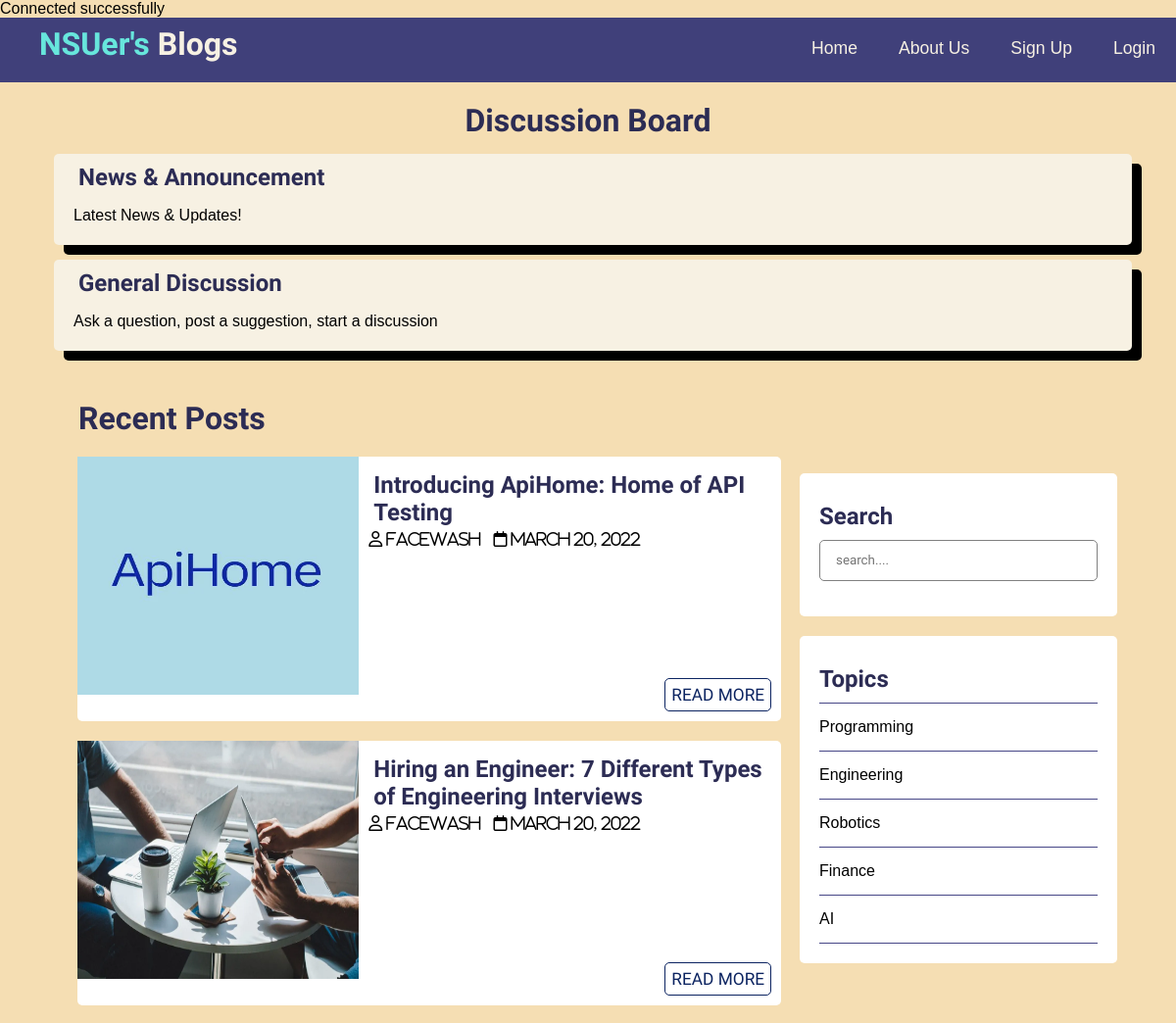
The page /Blog/index.php (upper part) on the database as committed earlier.
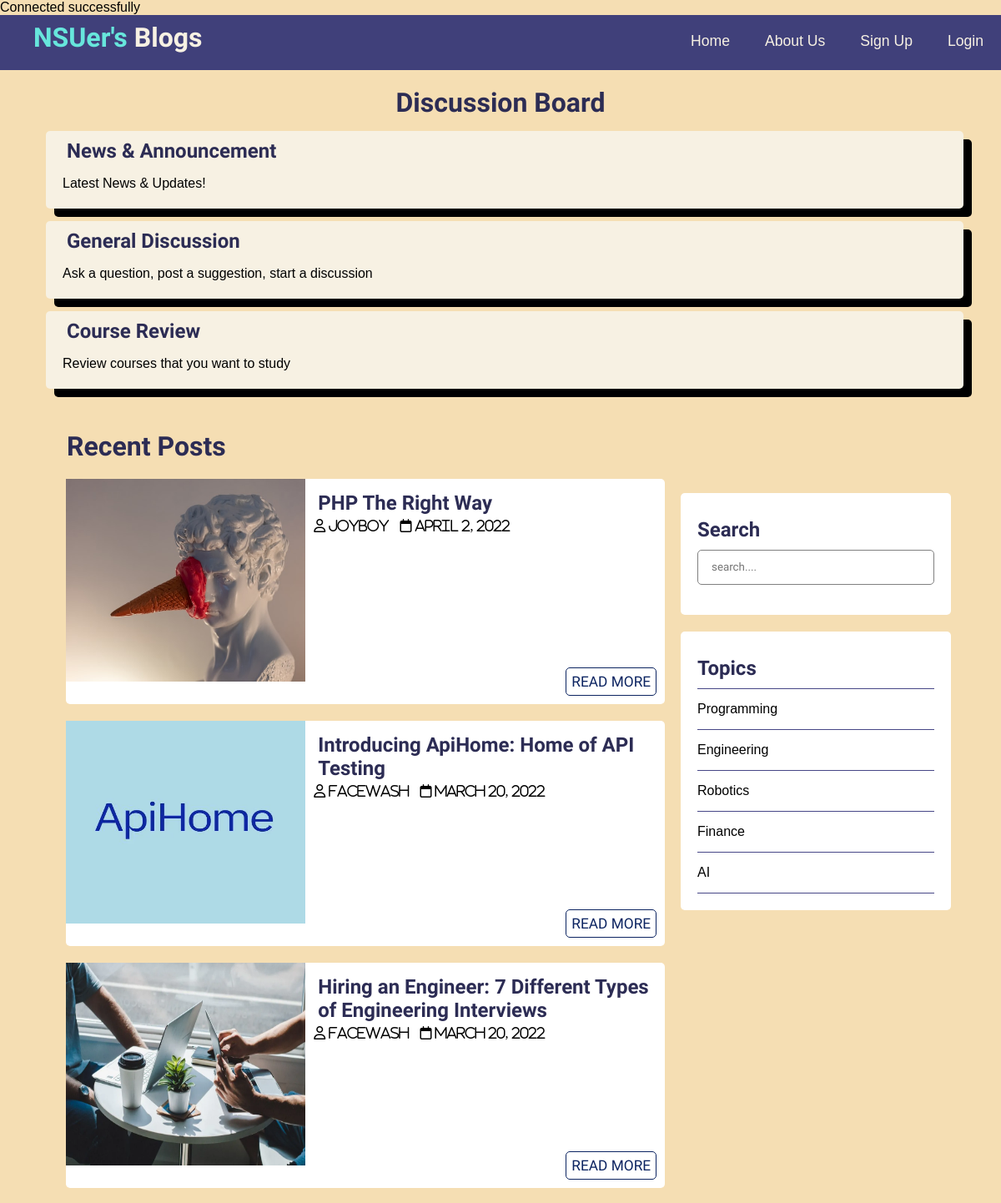
The same page on the database as committed later.
### tables this page shows
CREATE TABLE `thread_topics` (
  `id` int(11) NOT NULL,
  `name` varchar(255) NOT NULL,
  `description` text NOT NULL,
  `created_at` datetime NOT NULL DEFAULT current_timestamp()
);

CREATE TABLE `posts` (
  `id` int(11) NOT NULL,
  `user_id` int(11) NOT NULL,
  `topic_id` int(11) DEFAULT NULL,
  `title` varchar(255) NOT NULL,
  `image` varchar(255) NOT NULL,
  `body` text NOT NULL,
  `published` tinyint(4) NOT NULL,
  `created_at` datetime NOT NULL DEFAULT current_timestamp()
);

CREATE TABLE `users` (
  `id` int(11) NOT NULL,
  `admin` tinyint(4) NOT NULL,
  `username` varchar(255) NOT NULL,
  `email` varchar(255) NOT NULL,
  `password` varchar(255) NOT NULL,
  `created_at` datetime NOT NULL DEFAULT current_timestamp()
);

CREATE TABLE `topics` (
  `id` int(11) NOT NULL,
  `name` varchar(255) NOT NULL,
  `description` text NOT NULL,
  `created_at` datetime NOT NULL DEFAULT current_timestamp()
);

### Blog/app/database/db.php (called while the page is built, shortened)
<?php
require("connect.php");
function executeQuery($sql, $data)
{
    global $conn;
    $statement = $conn->prepare($sql);
    $values = array_values($data);
    $types = str_repeat('s', count($values));
    $statement->bind_param($types, ...$values);
    $statement->execute();
    return $statement;
}
function selectAll($table, $conditions = [])
{
    global $conn;
    $sql = "SELECT * FROM $table";
    if (empty($conditions)) {
        $statement = $conn->prepare($sql);
        $statement->execute();
        $records = $statement->get_result()->fetch_all(MYSQLI_ASSOC);
        return $records;
    }
}
function getPublishedPosts()
{
    $sql = "SELECT
            p.*, u.username
            FROM posts as p
            JOIN users as u
            ON p.user_id = u.id
            WHERE p.published = ?
            ORDER BY p.created_at DESC";
    $statement = executeQuery($sql, ['published' => 1]);
    $result = $statement->get_result();
    $posts = $result->fetch_all(MYSQLI_ASSOC);
    return $posts;
}

### Blog/app/controllers/topics.php (called while the page is built, shortened)
<?php
include(ROOT_PATH . "/app/database/db.php");
$table = "topics";
$topics = selectAll($table);

### Blog/index.php (the view, shortened to what this page needs)
<?php
include(ROOT_PATH . '/app/controllers/topics.php');
$posts = array();
$postTitle = 'Recent Posts';
if (isset($_GET['t_id'])) {
  $posts = getPostsByTopicId($_GET['t_id']);
  $postTitle = "Posts in '" . $_GET['name'] . "'";
} elseif (isset($_POST['search-term'])) {
  $posts = searchPosts($_POST['search-term']);
  $postTitle = "Search results for '" . $_POST['search-term'] . "'";
} else {
  $posts = getPublishedPosts();
}
$thread_topics = selectAll('thread_topics');
?>
<!DOCTYPE html>
<html lang="en">
<head>
  <link rel="stylesheet" href="assets/css/style.css">
</head>
<body>
  <?php
  include(ROOT_PATH . "/app/includes/header.php");
  ?>
  <div class="page-wrapper">
    <div class="container mtb-2">
      <h1 class="slider-title text-center">Discussion Board</h1>
      <div class="profile-articles">
        <?php foreach ($thread_topics as $key => $thread_topic) : ?>
          <div class="user-post">
            <a href="discussion.php?id=<?php echo $thread_topic['id']; ?>">
              <h2><?php echo $thread_topic['name']; ?></h2>
              <p><?php echo $thread_topic['description']; ?></p>
            </a>
          </div>
        <?php endforeach; ?>
      </div>
    </div>
    <div class="content clearfix">
      <div class="main-content">
        <h1 class="recent-post-title">
          <?php echo $postTitle; ?>
        </h1>
        <?php foreach ($posts as $post) : ?>
          <div class="post clearfix">
            <img src="<?php echo Base_URL . 'assets/images/' . $post['image']; ?>" alt="" class="post-img" />
            <div class="post-preview">
              <h2>
                <a href="single.php?id=<?php echo $post['id']; ?>">
                  <?php echo $post['title']; ?>
                </a>
              </h2>
              <i class="far fa-user">
                <?php echo ucfirst($post['username']); ?>
              </i>
              <i class="far fa-calendar">
                <?php echo date('F j, Y', strtotime($post['created_at'])); ?>
              </i>
              <a href="single.php?id=<?php echo $post['id']; ?>" class="btn read-more">Read More</a>
            </div>
          </div>
        <?php endforeach; ?>
      </div>
      <div class="sidebar">
        <div class="section scarch">
          <h2 class="section-title">Search</h2>
          <form action="index.php" method="post">
            <input type="text" name="search-term" class="text-input" placeholder="search...." />
          </form>
        </div>
        <div class="section topics">
          <h2 class="section-title">Topics</h2>
          <ul>
            <?php foreach ($topics as $key => $topic) : ?>
              <li>
                <a href="<?php echo Base_URL . 'index.php?t_id=' . $topic['id'] . '&name=' . $topic['name']; ?>">
                  <?php echo $topic['name']; ?>
                </a>
              </li>
            <?php endforeach; ?>
          </ul>
        </div>
      </div>
    </div>
  </div>
</body>
</html>

Rows that differ between the two databases and show on the page:
added thread_topics: name "Course Review", description "Review courses that you want to study"
added posts: image (picture), title "PHP The Right Way", user.username "Joyboy", created_at "April 2, 2022"
